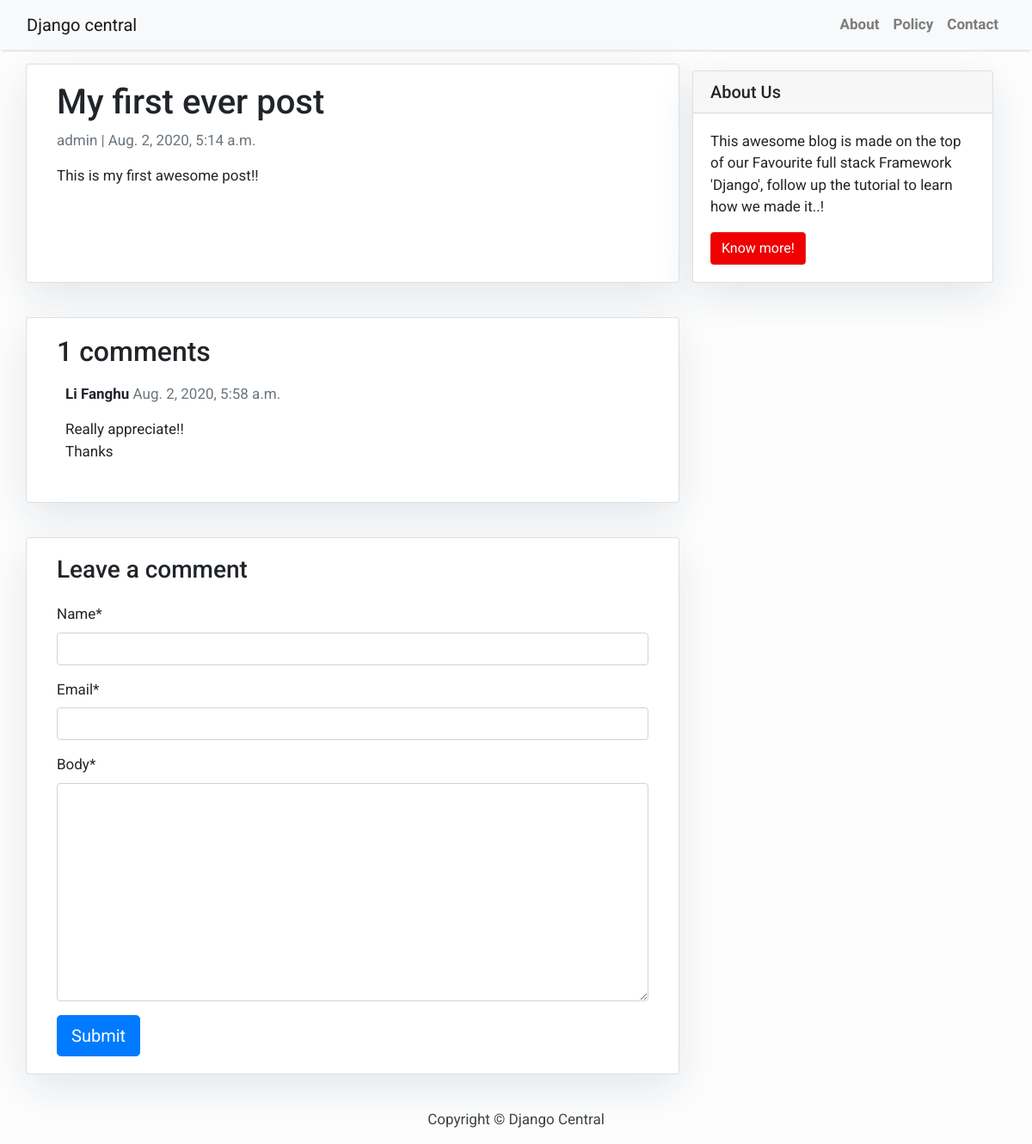
The page /my-first-ever-post/ on the database its author committed.
### blog/models.py (models this page shows, shortened)
class Post(models.Model):
    title = models.CharField(max_length=200, unique=True)
    slug = models.SlugField(max_length=200, unique=True)
    author = models.ForeignKey(User, on_delete= models.CASCADE, related_name='blog_posts')
    updated_on = models.DateTimeField(auto_now=True)
    content = models.TextField()
    created_on = models.DateTimeField(auto_now_add=True)
    status = models.IntegerField(choices=STATUS, default=0)
    class Meta:
        ordering = ['-created_on']

class Comment(models.Model):
    post = models.ForeignKey(Post, on_delete=models.CASCADE, related_name='comments')
    name = models.CharField(max_length=80)
    email = models.EmailField()
    body = models.TextField()
    created_on = models.DateTimeField(auto_now_add=True)
    active = models.BooleanField(default=False)
    class Meta:
        ordering = ['created_on']

### blog/views.py (the view)
# urls.py: path('<slug:slug>/', views.post_detail, name='post_detail'),
def post_detail(request, slug):
    template_name = 'post_detail.html'
    post = get_object_or_404(Post, slug=slug)
    comments = post.comments.filter(active=True)
    new_comment = None
    if request.method == 'POST':
        comment_form = CommentForm(data=request.POST)
        if comment_form.is_valid():
            new_comment = comment_form.save(commit=False)
            new_comment.post = post
            new_comment.save()
    else:
        comment_form = CommentForm()
    return render(request, template_name, {'post':post,
                                           'comments':comments,
                                           'new_comment':new_comment,
                                           'comment_form':comment_form})

### blog/forms.py
class CommentForm(forms.ModelForm):
    class Meta:
        model = Comment
        fields = ('name', 'email', 'body')

### templates/post_detail.html (shortened to what this page needs)
{% extends 'base.html' %} {% block content %}
{% load crispy_forms_tags %}
<div class="container">
  <div class="row">
    <div class="col-md-8 card mb-4  mt-3 left  top">
      <div class="card-body">
        <h1>{% block title %} {{ post.title }} {% endblock title %}</h1>
        <p class=" text-muted">{{ post.author }} | {{ post.created_on }}</p>
        <p class="card-text ">{{ post.content | safe }}</p>
      </div>
    </div>
    {% block sidebar %} {% include 'sidebar.html' %} {% endblock sidebar %}
    <div class="col-md-8 card mb-4  mt-3 ">
      <div class="card-body">
        <h2>{{ comments.count }} comments</h2>
        {% for comment in comments %}
        <div class="comments" style="padding: 10px;">
          <p class="font-weight-bold">
            {{ comment.name }}
            <span class=" text-muted font-weight-normal">
              {{ comment.created_on }}
            </span>
          </p>
          {{ comment.body | linebreaks }}
        </div>
        {% endfor %}
      </div>
    </div>
    <div class="col-md-8 card mb-4  mt-3 ">
      <div class="card-body">
        {% if new_comment %}
        <div class="alert alert-success" role="alert">
          Your comment is awaiting moderation
        </div>
        {% else %}
        <h3>Leave a comment</h3>
        <form method="post" style="margin-top: 1.3em;">
          {{ comment_form | crispy }}
          <button type="submit" class="btn btn-primary  btn-lg">Submit</button>
        </form>
        {% endif %}
      </div>
    </div>
  </div>
</div>
{% endblock content %}

### templates/base.html (shortened to what this page needs)
<!DOCTYPE html>
<html>
    <head>
        <link rel="stylesheet" href="https://maxcdn.bootstrapcdn.com/bootstrap/4.0.0/css/bootstrap.min.css"
 />
    </head>
    <body>
        <nav class="navbar navbar-expand-lg navbar-light bg-light shadow" id="mainNav">
            <div class="container-fluid">
                <a class="navbar-brand" href="{% url 'home' %}">Django central</a>
                <div class="collapse navbar-collapse" id="navbarResponsive">
                    <ul class="navbar-nav ml-auto">
                        <li class="nav-item text-black">
                            <a class="nav-link text-black font-weight-bold" href="#">About</a>
                        </li>
                        <li class="nav-item text-black">
                            <a class="nav-link text-black font-weight-bold" href="#">Policy</a>
                        </li>
                        <li class="nav-item text-black">
                            <a class="nav-link text-black font-weight-bold" href="#">Contact</a>
                        </li>
                    </ul>
                </div>
            </div>
        </nav>
        {% block content %}{% endblock content %}
        <footer class="py-3 bg-grey">
            <p class="m-0 text-dark text-center ">Copyright &copy; Django Central</p>
        </footer>
    </body>
</html>

### templates/sidebar.html (shortened to what this page needs)
{% block sidebar %}
<div class="col-md-4 float-right ">
<div class="card my-4">
        <h5 class="card-header">About Us</h5>
    <div class="card-body">
        <p class="card-text"> This awesome blog is made on the top of our Favourite full stack Framework 'Django', follow up the tutorial to learn how we made it..!</p>
        <a href="https://djangocentral.com/building-a-blog-application-with-django"
           class="btn btn-danger">Know more!</a>
    </div>
</div>
</div>
{% endblock sidebar %}

### templates/base.html (style rules this page uses)
body { font-family: "Roboto", sans-serif; font-size: 17px; background-color: #fdfdfd; }
.shadow { box-shadow: 0 4px 2px -2px rgba(0, 0, 0, 0.1); }
.btn-danger { color: #fff; background-color: #f00000; border-color: #dc281e; }

### templates/sidebar.html (style rules this page uses)
.card { box-shadow: 0 16px 48px #E3E7EB; }

### rows shown on the page
Post: title "My first ever post", author "admin", created_on "Aug. 2, 2020, 5:14 a.m.", content "This is my first awesome post!!"
Comment: name "Li Fanghu", created_on "Aug. 2, 2020, 5:58 a.m.", body "Really appreciate!! Thanks"

### other values the page prints
{{ comments.count }} "1"
